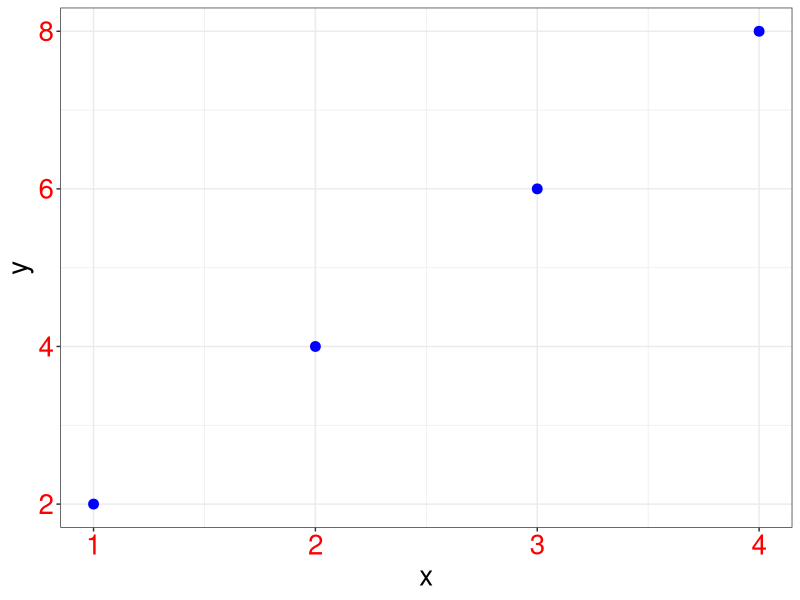

Here is the R script that generated this plot:
library(ggplot2)

x = c(1, 2, 3, 4)
y = c(2, 4, 6, 8)

ggplot()+
  geom_point(aes(x, y), size=3, color='blue')+
  theme_bw()+
  theme(
    axis.title = element_text(size=20),
    axis.text = element_text(size=20,color='red')
  )
